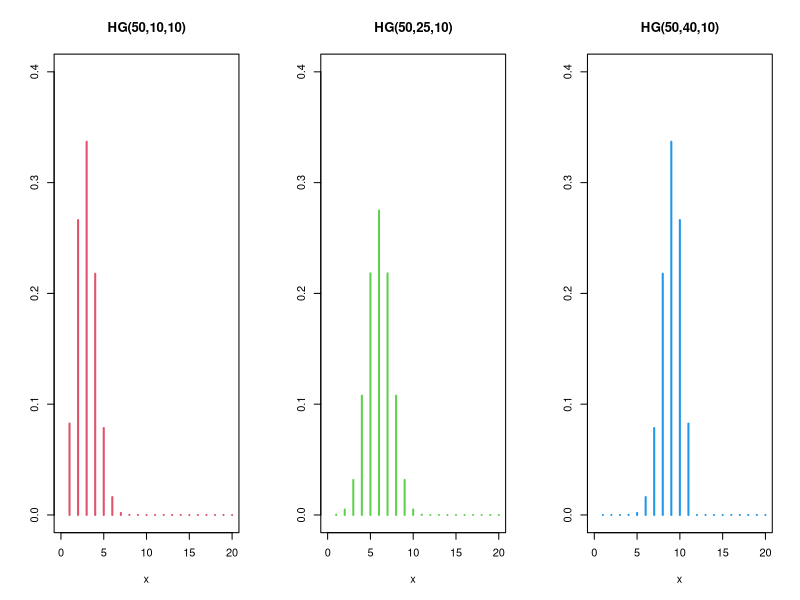

Here is the R script that generated this plot:
par(mfrow=c(1,3))

plot(dhyper(x=c(0:20), 10, 40, 10), type="h", xlim = c(0,20), ylim = c(0,0.4),
     main="HG(50,10,10)", xlab= "x",ylab=" ",lwd=2,col=2)
plot(dhyper(x=c(0:20), 25, 25, 10), type="h", xlim = c(0,20), ylim = c(0,0.4),
     main="HG(50,25,10)", xlab= "x",ylab=" ",lwd=2,col=3)
plot(dhyper(x=c(0:20), 40, 10, 10), type="h", xlim = c(0,20), ylim = c(0,0.4),
     main="HG(50,40,10)", xlab= "x",ylab=" ",lwd=2,col=4)
